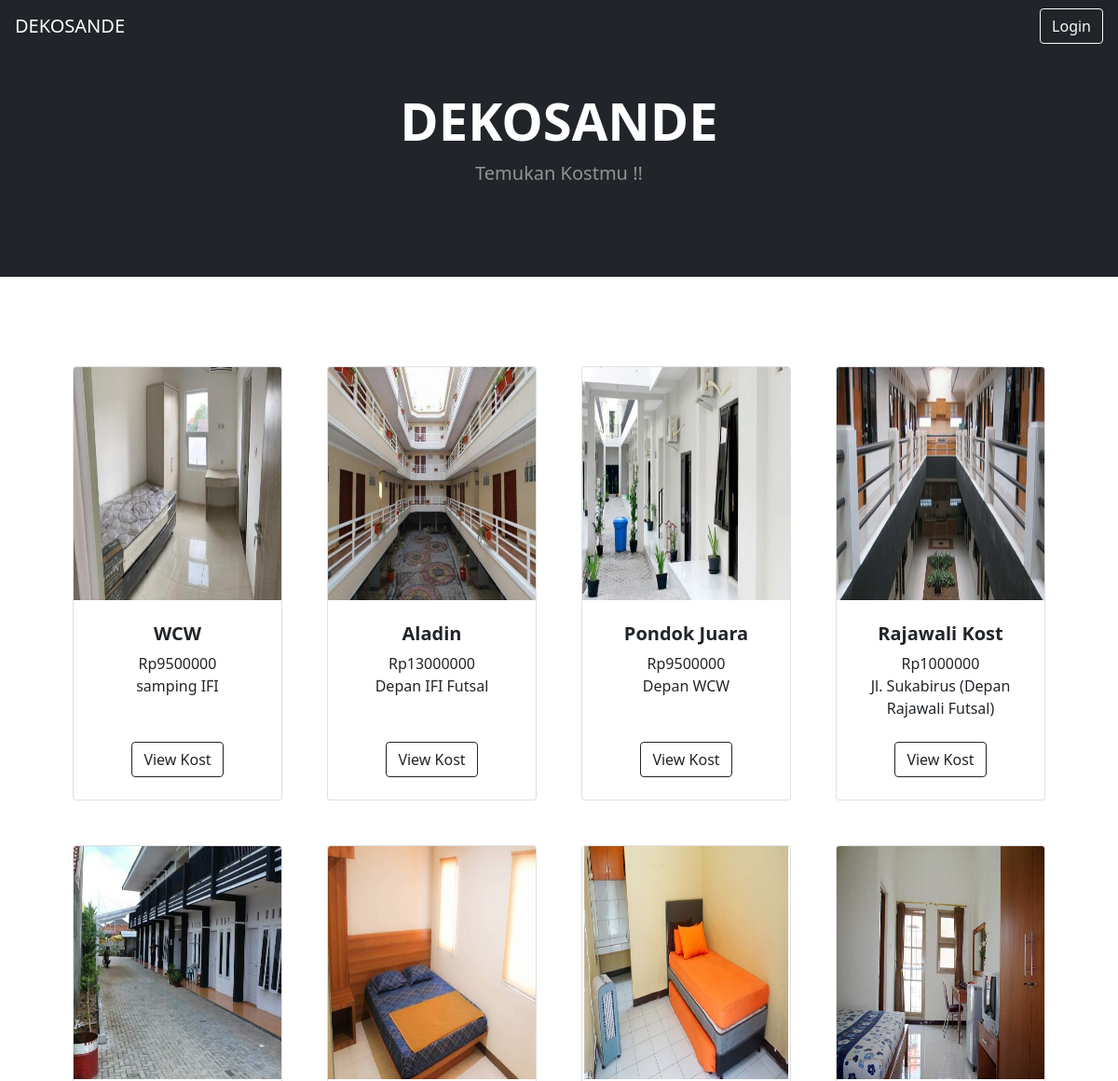
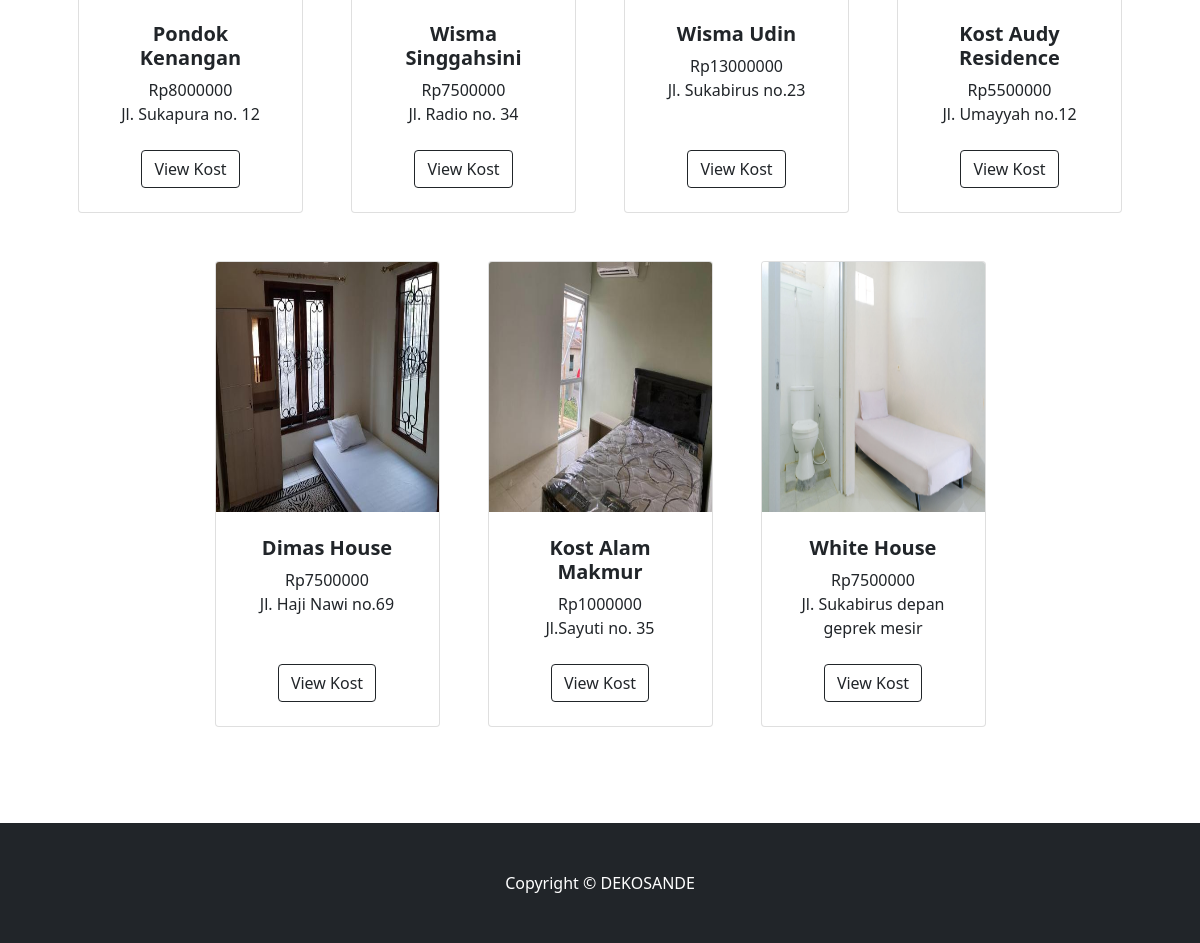
The page / on the database its author committed (2 pictures, top to bottom).
### tables this page shows
CREATE TABLE `kos` (
  `idKos` int(11) NOT NULL,
  `namaKos` varchar(30) NOT NULL,
  `jenisKos` tinyint(1) NOT NULL,
  `hargaKos` int(8) NOT NULL,
  `alamatKos` varchar(100) NOT NULL,
  `deskripsi` text NOT NULL,
  `nama_file` varchar(50) NOT NULL,
  `NIK` varchar(16) NOT NULL
);

### application/controllers/Welcome.php (called while the page is built, shortened)
<?php
	class Welcome extends CI_Controller {
		public function __construct()
		{
			$this->load->helper('form');
			$this->load->model('KostModel');
		}
		public function index()
		{
			$data['main_view'] = 'HomeView';
			$data['title'] = 'Home';
			$data['kos'] = $this->KostModel->getAllKost();
			$this->load->view('PageView', $data);
		}
	}

### index.php (called while the page is built, shortened)
<?php
require_once BASEPATH.'core/CodeIgniter.php';

### application/models/KostModel.php (called while the page is built, shortened)
<?php
class KostModel extends CI_Model {
    public function getAllKost()
    {
        return $this->db->select('*')
                        ->from('kos')
                        ->get()->result_array();
    }
}

### application/views/HomeView.php (the view, shortened to what this page needs)
<div>
    <header class="bg-dark py-5">
        <div class="container px-4 px-lg-5 my-5">
            <div class="text-center text-white">
                <h1 class="display-4 fw-bolder">DEKOSANDE</h1>
                <p class="lead fw-normal text-white-50 mb-0">Temukan Kostmu !!</p>
            </div>
        </div>
    </header>
    <section class="py-5">
        <div class="container px-4 px-lg-5 mt-5">
            <div class="row gx-4 gx-lg-5 row-cols-2 row-cols-md-3 row-cols-xl-4 justify-content-center">
                <?php
                    foreach($kos as $data) {
                        echo '
                            <div class="col mb-5">
                                <div class="card h-100">
                                    <img style="height: 250px;" class="card-img-top" src="'.base_url('asset/upload/'.$data['nama_file']).'" alt="..." />
                                    <div class="card-body p-4">
                                        <div class="text-center">
                                            <h5 class="fw-bolder"> '.$data["namaKos"].' </h5>
                                            Rp'.$data["hargaKos"].'<br>
                                            '.$data["alamatKos"].'
                                        </div>
                                    </div>
                                    <div class="card-footer p-4 pt-0 border-top-0 bg-transparent">
                                        <div class="text-center"><a class="btn btn-outline-dark mt-auto" href="'.site_url('KostController/data_kost_id/'.$data["idKos"]).'">View Kost</a></div>
                                    </div>
                                </div>
                            </div>
                        ';
                    }
                ?>
            </div>
        </div>
    </section>
</div>

### rows shown on the page
kos: nama_file (picture), namaKos "WCW", hargaKos "9500000", alamatKos "samping IFI"
kos: nama_file (picture), namaKos "Aladin", hargaKos "13000000", alamatKos "Depan IFI Futsal"
kos: nama_file (picture), namaKos "Pondok Juara", hargaKos "9500000", alamatKos "Depan WCW"
kos: nama_file (picture), namaKos "Rajawali Kost", hargaKos "1000000", alamatKos "Jl. Sukabirus (Depan Rajawali Futsal)"
kos: nama_file (picture), namaKos "Pondok Kenangan", hargaKos "8000000", alamatKos "Jl. Sukapura no. 12"
kos: nama_file (picture), namaKos "Wisma Singgahsini", hargaKos "7500000", alamatKos "Jl. Radio no. 34"
kos: nama_file (picture), namaKos "Wisma Udin", hargaKos "13000000", alamatKos "Jl. Sukabirus no.23"
kos: nama_file (picture), namaKos "Kost Audy Residence", hargaKos "5500000", alamatKos "Jl. Umayyah no.12"
kos: nama_file (picture), namaKos "Dimas House", hargaKos "7500000", alamatKos "Jl. Haji Nawi no.69"
kos: nama_file (picture), namaKos "Kost Alam Makmur", hargaKos "1000000", alamatKos "Jl.Sayuti no. 35"
kos: nama_file (picture), namaKos "White House", hargaKos "7500000", alamatKos "Jl. Sukabirus depan geprek mesir"
